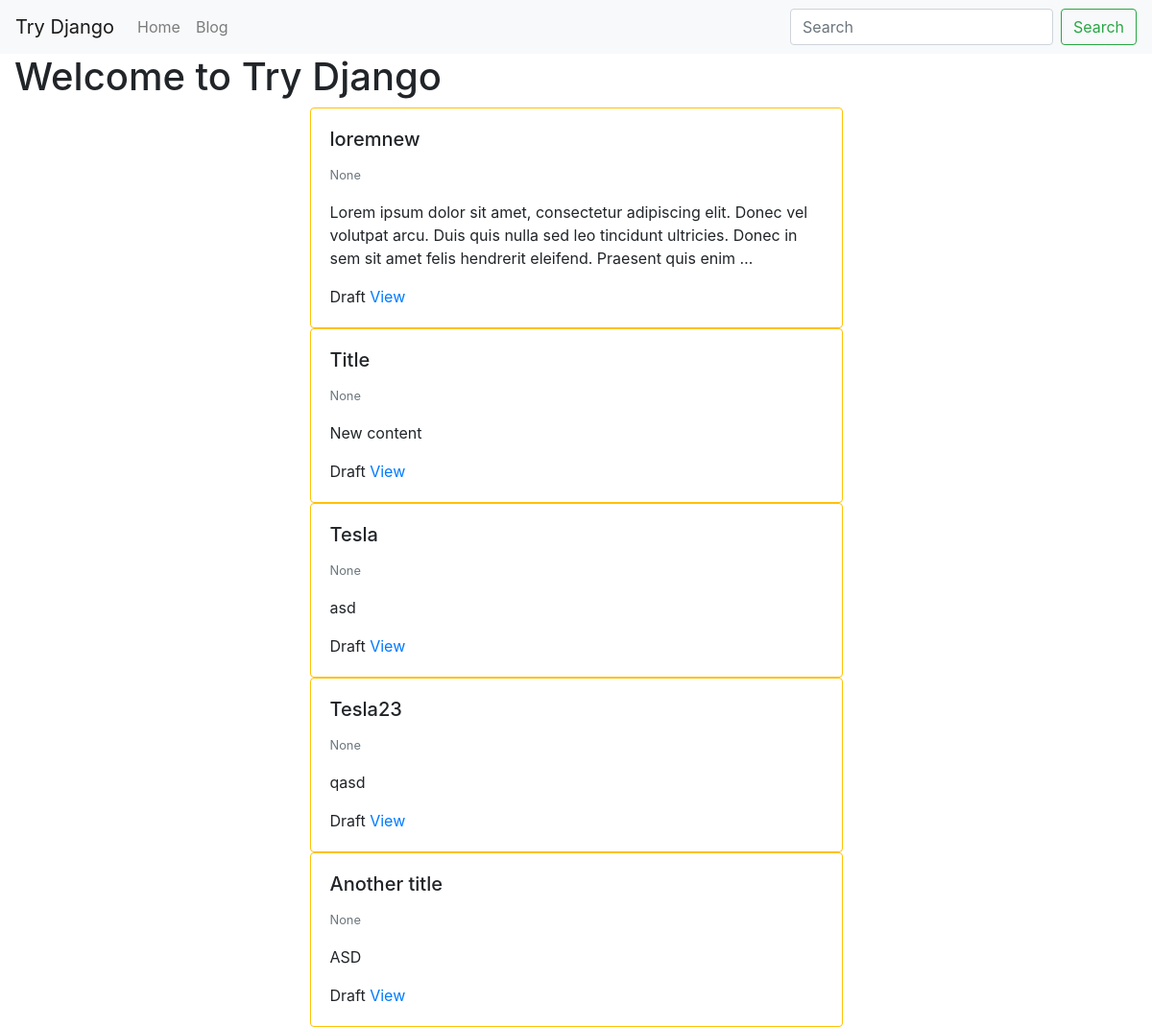
Before: / with the older database file.
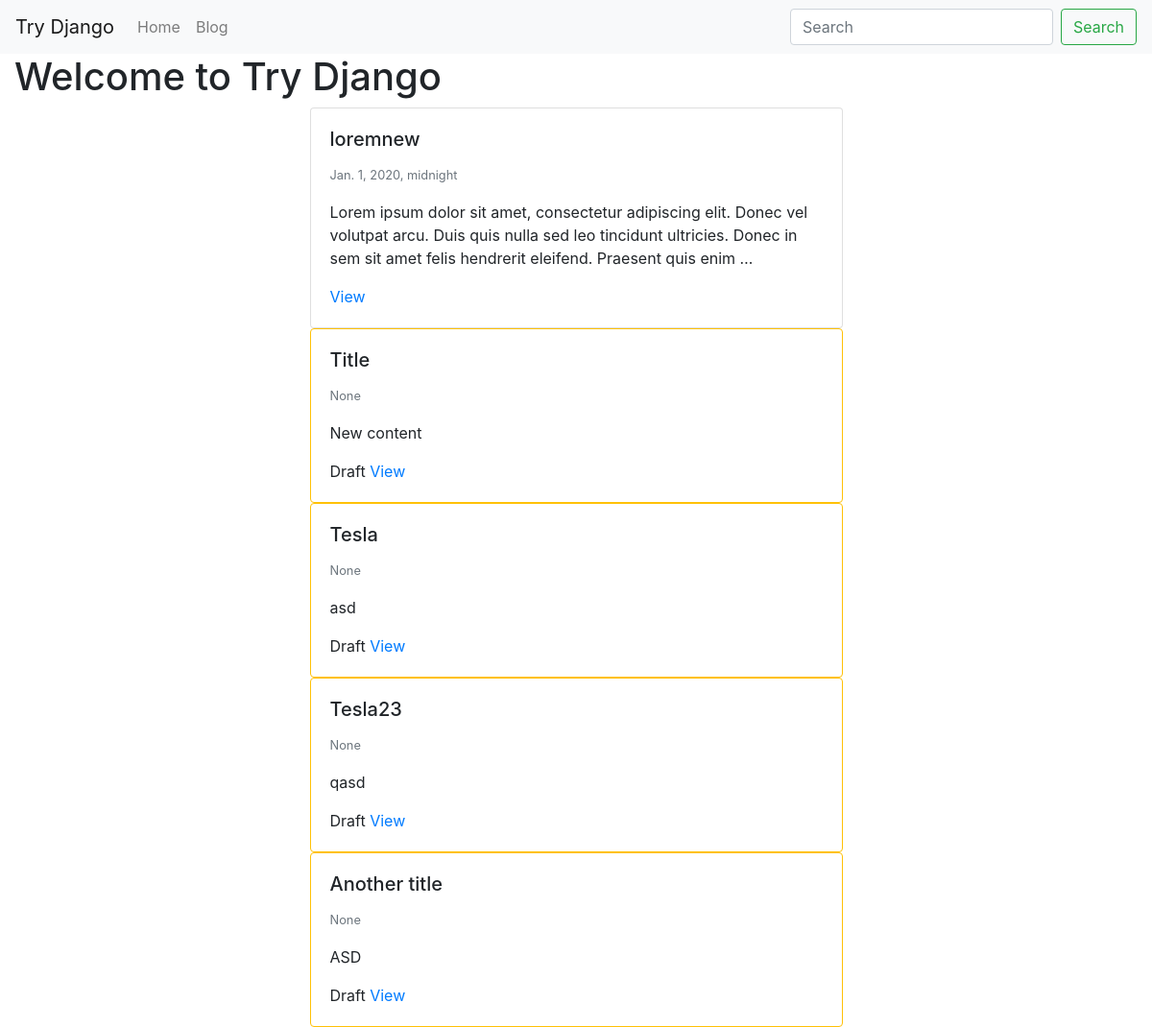
After: the same page with the newer database file.
### blog/models.py (models this page shows, shortened)
class BlogPost(models.Model): #blogpost_set -> queryset
    user = models.ForeignKey(User, default=1, null=True, on_delete=models.SET_NULL)
    title = models.CharField(max_length=120)
    slug = models.SlugField(unique=True) # hello world -> hello-world
    content = models.TextField(null=True, blank=True)
    publish_date = models.DateTimeField(auto_now=False, auto_now_add=False, null=True)
    timestamp = models.DateTimeField(auto_now_add=True)
    updated = models.DateTimeField(auto_now=True)
    objects = BlogPostManager()
    class Meta:
        ordering = ["-publish_date", "-updated", "-timestamp"]
    def get_absolute_url(self):
        return f"/blog/{self.slug}"

### try_django/views.py (the view)
# urls.py: path('', home_page),
def home_page(request):
    title = "Hello, there."
    qs = BlogPost.objects.all()[:5]
    context = {
        "title": "Welcome to Try Django",
        "blog_list": qs
    }
    return render(request, "home.html", context)

### blog/models.py (called while the page is built)
    def get_queryset(self):
        return BlogPostQuerySet(self.model, using=self._db)

### templates/home.html
{% extends "base.html" %}
{% block content %}
<h1>{{ title }}</h1>
{% for blog_post in blog_list %}
    {% include "blog/list-inline.html" with blog_post=blog_post truncate=True%}
{% endfor %}
{% endblock %}

### templates/base.html (shortened to what this page needs)
<!doctype html>
<html lang="en">
  <head>
    <link rel="stylesheet" href="https://stackpath.bootstrapcdn.com/bootstrap/4.4.1/css/bootstrap.min.css">
  </head>
  <body>
    {% include "navbar.html" %}
      <div class="container-fluid">
        {% block content %}{% endblock %}
      </div>
    </body>
</html>

### templates/navbar.html (shortened to what this page needs)
<nav class="navbar navbar-expand-lg navbar-light bg-light">
    <a class="navbar-brand" href="/">Try Django</a>
    <div class="collapse navbar-collapse" id="navbarSupportedContent">
      <ul class="navbar-nav mr-auto">
        <li class="nav-item">
          <a class="nav-link" href="/">Home</a>
        </li>
        <li class="nav-item">
          <a class="nav-link" href="/blog">Blog</a>
        </li>
      </ul>
      <form class="form-inline my-2 my-lg-0">
        <input class="form-control mr-sm-2" type="search" placeholder="Search" aria-label="Search">
        <button class="btn btn-outline-success my-2 my-sm-0" type="submit">Search</button>
      </form>
    </div>
  </nav>

### blog/templates/blog/list-inline.html
<div class="col-12 col-md-6 mx-auto">
    <div class="card {% if not blog_post.publish_date %} border border-warning {% endif %}">
        <div class="card-body">
            <h5 class="card-title">{{ blog_post.title }}</h5>
            <p class="card-text">
                <small class="text-muted">{{ blog_post.publish_date }}</small>
                {% if truncate %}
                    {{ blog_post.content|linebreaks|truncatewords:30 }}
                {% else %}
                    <p class="card-text">{{ blog_post.content|linebreaks }}
                {% endif %}
            </p>
            {% if not detail %}
                {% if not blog_post.publish_date %} Draft {% endif %}
                <a href="{{ blog_post.get_absolute_url }}">View</a>
            {% endif %}
        </div>
    </div>
</div>

Changed rows visible on the page:
changed BlogPost "loremnew": publish_date "None" → "Jan. 1, 2020, midnight"; no longer shows "Draft"
